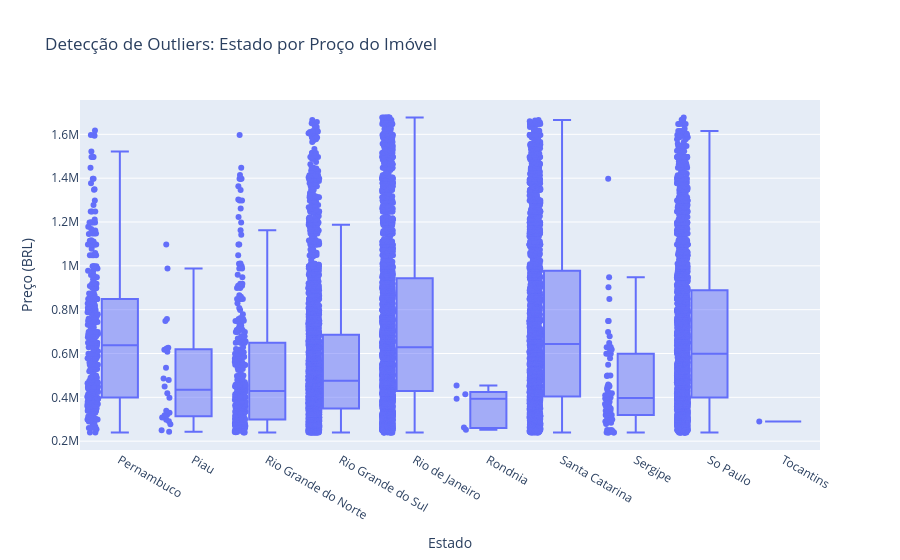

Notebook source saved alongside this figure:
### Code cell
fig_box = px.box(
    brasil_re_df_dropna,
    x="state",
    y="price_brl",
    title="Detecção de Outliers: Estado por Proço do Imóvel",
    points="all",
    labels={
        "state": "Estado",
        "price_brl": "Preço (BRL)"
    }
)

fig_box.show()

### Figure 1 — Plotly figure (JSON) as saved in the notebook; plotly's stock layout.template omitted (floating-point values rounded to 4 significant figures; data arrays with more than 128 entries replaced by an {"elided": "..."} marker saying what was removed)
{"data": [{"alignmentgroup": "True", "boxpoints": "all", "hovertemplate": "Estado=%{x}<br>Preço (BRL)=%{y}<extra></extra>", "legendgroup": "", "marker": {"color": "#636efa"}, "name": "", "notched": false, "offsetgroup": "", "orientation": "v", "showlegend": false, "x": {"elided": "11293 str values"}, "x0": " ", "xaxis": "x", "y": {"elided": "11293 float values"}, "y0": " ", "yaxis": "y", "type": "box"}], "layout": {"xaxis": {"anchor": "y", "domain": [0.0, 1.0], "title": {"text": "Estado"}}, "yaxis": {"anchor": "x", "domain": [0.0, 1.0], "title": {"text": "Preço (BRL)"}}, "legend": {"tracegroupgap": 0}, "title": {"text": "Detecção de Outliers: Estado por Proço do Imóvel"}, "boxmode": "group"}}
